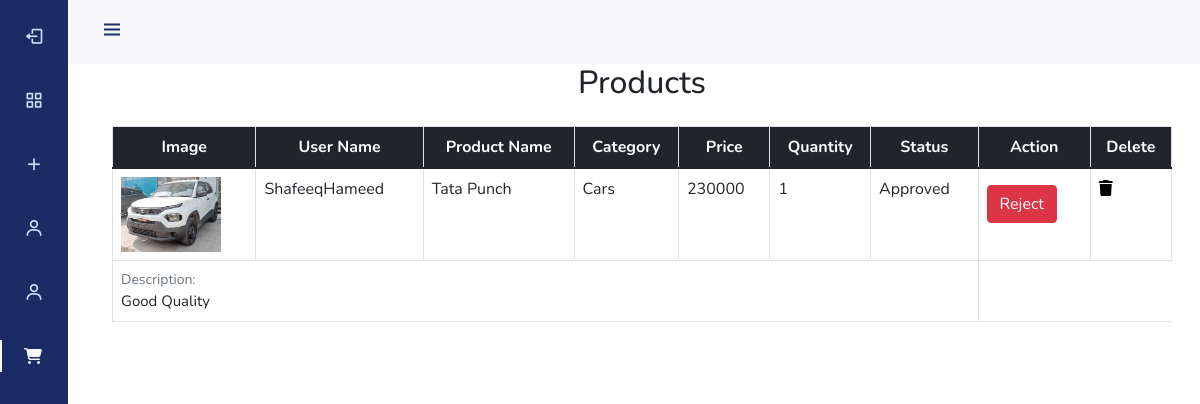
The page /showProduct (signed in) on the database its author committed.
### olx_management_app/models.py (models this page shows)
class Addproduct(models.Model):
    user = models.ForeignKey(User, on_delete=models.CASCADE, null=True)
    add=models.ForeignKey(Category,on_delete=models.CASCADE,null=True)
    Product_name=models.CharField(max_length=255)
    description=models.CharField(max_length=255)
    year=models.IntegerField(null=True)
    qty=models.IntegerField(null=True, blank=True)
    price=models.IntegerField(null=True)
    image=models.ImageField(upload_to="images/",null=True)
    is_approved = models.BooleanField(default=False)

class Category(models.Model):
    cat_name=models.CharField(max_length=255)

### olx_management_app/views.py (the view)
# urls.py: path('showProduct', views.showProduct, name='showProduct'),
@login_required(login_url='index')
def showProduct(request):
    Products = Category.objects.all()
    bk = Addproduct.objects.all()
    return render(request, 'showProduct.html', {'bk': Products, 'buk': bk})

### templates/showProduct.html (shortened to what this page needs)
{% load static %}
<!DOCTYPE html>
<html>
<head>
    <link
            href="https://cdn.jsdelivr.net/npm/bootstrap@5.1.3/dist/css/bootstrap.min.css"
            rel="stylesheet"
    />
    <link
            href="https://cdn.jsdelivr.net/npm/boxicons@latest/css/boxicons.min.css"
            rel="stylesheet"
    />
    <link rel="stylesheet" href="https://cdnjs.cloudflare.com/ajax/libs/font-awesome/6.4.2/css/all.min.css"
/>
</head>
<body id="body-pd">
<header class="header" id="header">
    <div class="header_toggle">
        <i class="bx bx-menu" id="header-toggle"></i>
    </div>
    <div class="header_img">
        <img src="{% static 'images/giphy.gif' %}" alt=""/>
    </div>
</header>
<div class="l-navbar" id="nav-bar">
    <nav class="nav">
        <div>
            <a href="{% url 'logout1' %}" class="nav_link">
                <i class="bx bx-log-out nav_icon"></i>
            </a>
            <div class="nav_list">
                <a href="{% url 'adminhome' %}" class="nav_link ">
                    <i class="bx bx-grid-alt nav_icon"></i>
                </a>
                <a href="{% url 'addcategory' %}" class="nav_link">
                    <i class="bx bx-plus nav_icon"></i>
                </a>
                <a href="{% url 'userdetails' %}" class="nav_link">
                    <i class="bx bx-user nav_icon"></i>
                </a>
                <a href="{% url 'loginusers'  %}" class="nav_link">
                    <i class="bx bx-user nav_icon"></i>
                </a>
                <a href="{% url 'showProduct' %}" class="nav_link active">
                    <i class="fa-solid fa-cart-shopping"></i>
                </a>
            </div>
        </div>
    </nav>
</div>
<div class="container mt-5">
    <h2 class="mb-4 text-center">Products</h2>
    <div class="table-responsive">
        <table class="table table-bordered">
            <thead class="bg-dark text-white text-center">
            <tr>
                <th>Image</th>
                <th>User Name</th>
                <th>Product Name</th>
                <th>Category</th>
                <th>Price</th>
                <th>Quantity</th>
                <th>Status</th>
                <th>Action</th>
                <th>Delete</th>
            </tr>
            </thead>
            <tbody>
            {% for b in buk %}
            <tr>
                <td>
                    {% if b.image %}
                    <img src="{{ b.image.url }}" class="img-fluid" alt="Product Cover" style="max-width: 100px;">
                    {% else %}
                    <p style="height: 100px; width: 100px;"></p>
                    {% endif %}
                </td>
                <td>{{b.user}}</td>
                <td>{{ b.Product_name }}</td>
                <td>{{ b.add.cat_name }}</td>
                <td>{{ b.price }}</td>
                <td>{{b.qty}}</td>
                <td> {% if not b.is_approved %}
                    Pending Approval
                    {% else %}
                    Approved
                    {% endif %}
                </td>
                <td>
                    {% if not b.is_approved %}
                    <a href="{% url 'approve_product' b.id %}">
                        <button type="button" class="btn btn-success btn-sm">Approve</button>&nbsp;
                        {% else %}
                        <a href="{% url 'reject_product' b.id %}">
                            <button type="button" class="btn btn-danger mt-2">Reject</button>&nbsp;
                            {% endif %}
                </td>
                <td>
                     <a href="{% url 'delete_user_product' b.id %}" style="color: black;">
                        <i class="fa fa-trash" aria-hidden="true"></i>
                    </a>
                </td>
            </tr>
            <tr>
                <td colspan="7">
                    <p class="small text-muted mb-0">Description:</p>
                    <p class="lead fw-normal mb-0" style="font-size: 15px;">{{ b.description }}</p>
                </td>
            </tr>
            {% endfor %}
            </tbody>
        </table>
    </div>
</div>
</body>
</html>

### templates/showProduct.html (style rules this page uses)
:root { --header-height: 3rem; --nav-width: 68px; --first-color: #1a2c63; --first-color-light: #cbddf7; --white-color: #f7f6fb; --body-font: "Nunito", sans-serif; --normal-font-size: 1rem; --z-fixed: 100; }
body { position: relative; margin: var(--header-height) 0 0 0; padding: 0 1rem; font-family: var(--body-font); font-size: var(--normal-font-size); transition: 0.5s; }
a { text-decoration: none; }
.header { width: 100%; height: var(--header-height); position: fixed; top: 0; left: 0; display: flex; align-items: center; justify-content: space-between; padding: 0 1rem; background-color: var(--white-color); z-index: var(--z-fixed); transition: 0.5s; }
.header_toggle { color: var(--first-color); font-size: 1.5rem; cursor: pointer; }
.header_img { width: 35px; height: 35px; display: flex; justify-content: center; border-radius: 50%; overflow: hidden; }
.header_img img { width: 40px; }
.l-navbar { position: fixed; top: 0; left: -30%; width: var(--nav-width); height: 100vh; background-color: var(--first-color); padding: 0.5rem 1rem 0 0; transition: 0.5s; z-index: var(--z-fixed); }
.nav { height: 100%; display: flex; flex-direction: column; justify-content: space-between; overflow: hidden; }
.nav_logo, .nav_link { display: grid; grid-template-columns: max-content max-content; align-items: center; column-gap: 1rem; padding: 0.5rem 0 0.5rem 1.5rem; }
.nav_link { position: relative; color: var(--first-color-light); margin-bottom: 1.5rem; transition: 0.3s; }
.nav_icon { font-size: 1.25rem; }
.active { color: var(--white-color); }
.active::before { content: ""; position: absolute; left: 0; width: 2px; height: 32px; background-color: var(--white-color); }
@media screen and (min-width: 768px) { body { margin: calc(var(--header-height) + 1rem) 0 0 0; padding-left: calc(var(--nav-width) + 2rem); } }
@media screen and (min-width: 768px) { .header { height: calc(var(--header-height) + 1rem); padding: 0 2rem 0 calc(var(--nav-width) + 2rem); } }
@media screen and (min-width: 768px) { .header_img { width: 40px; height: 40px; } }
@media screen and (min-width: 768px) { .header_img img { width: 45px; } }
@media screen and (min-width: 768px) { .l-navbar { left: 0; padding: 1rem 1rem 0 0; } }

### rows shown on the page
Addproduct: image (picture), user "ShafeeqHameed", Product_name "Tata Punch", add.cat_name "Cars", price "230000", qty "1", is_approved "Approved", description "Good Quality"
